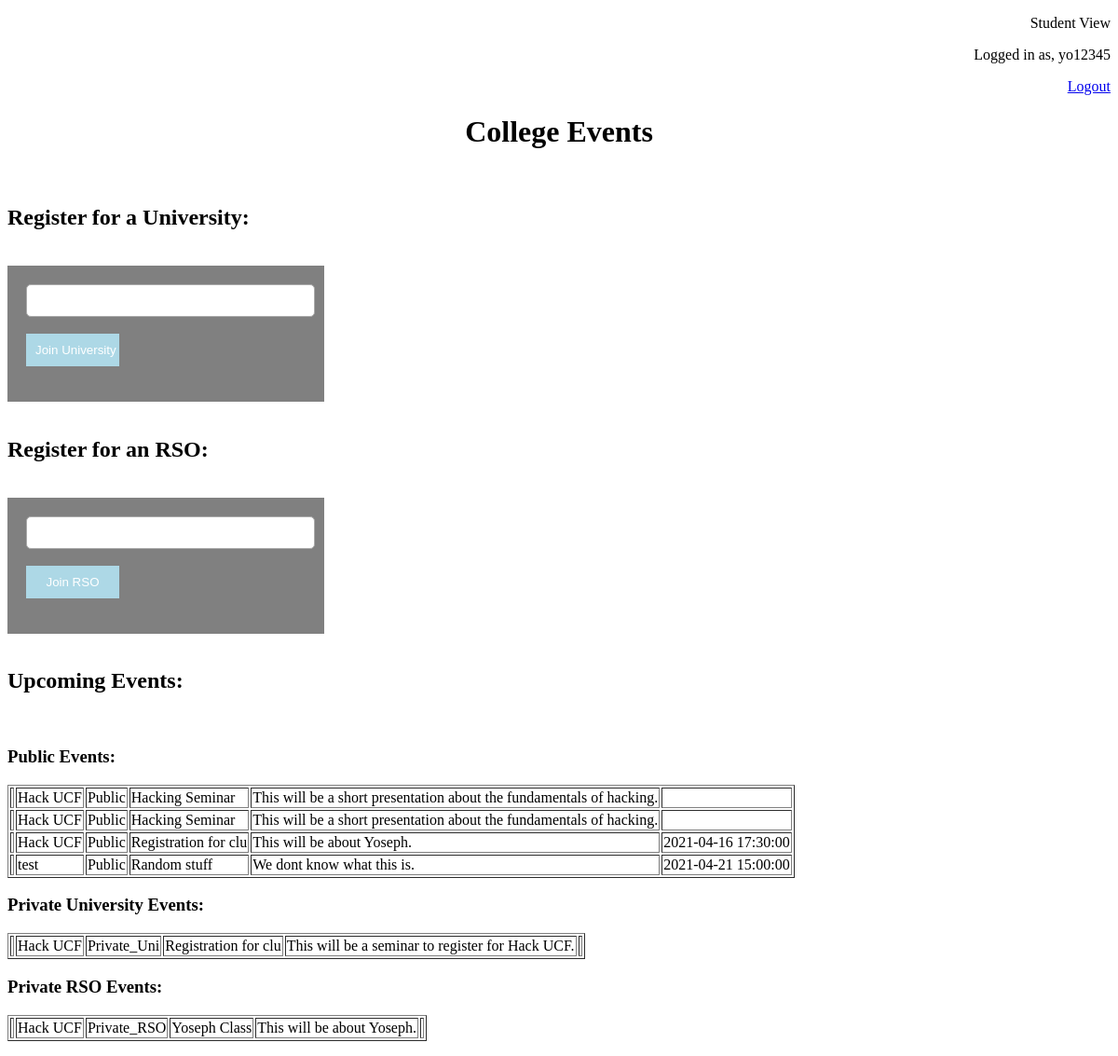
The app's page /PHP-Files/index.php (signed in) with its own data.
### tables this page shows
CREATE TABLE `students` (
  `student_id` int(11) NOT NULL,
  `student_name` varchar(20) NOT NULL,
  `student_username` varchar(20) NOT NULL,
  `student_password` varchar(20) NOT NULL,
  `rso_name` varchar(30) NOT NULL,
  `rso_id` int(11) NOT NULL,
  `university_name` varchar(30) NOT NULL
);

CREATE TABLE `events` (
  `event_id` int(11) NOT NULL,
  `location_id` int(11) NOT NULL,
  `event_name` varchar(20) NOT NULL,
  `start_date_time` datetime DEFAULT NULL,
  `event_description` text NOT NULL,
  `event_type` set('Public','Private_Uni','Private_RSO','') NOT NULL,
  `rso_name` varchar(30) NOT NULL,
  `university_name` varchar(30) NOT NULL
);

### PHP-Files/functions.php (called while the page is built, shortened)
<?php
function check_login($con)
{
	if(isset($_SESSION['student_id']))
	{
		$id = $_SESSION['student_id'];
		$query = "select * from students where student_id = '$id' limit 1";
		$result = mysqli_query($con,$query);
		if($result && mysqli_num_rows($result) > 0)
		{
			$user_data = mysqli_fetch_assoc($result);
			return $user_data;
		}
	}else if(isset($_SESSION['rso_id']))
	{
		$id = $_SESSION['rso_id'];
		$query = "select * from admin where rso_id = '$id' limit 1";
		$result = mysqli_query($con,$query);
		if($result && mysqli_num_rows($result) > 0)
		{
			$user_data = mysqli_fetch_assoc($result);
			return $user_data;
		}
	}else if(isset($_SESSION['super_admin_id']))
	{
		$id = $_SESSION['super_admin_id'];
		$query = "select * from new_super_admin where super_admin_id = '$id' limit 1";
		$result = mysqli_query($con,$query);
		if($result && mysqli_num_rows($result) > 0)
		{
			$user_data = mysqli_fetch_assoc($result);
			return $user_data;
		}
	}
	die;
}
function load_events($con)
{
	$query = "select * from events";
	$result = mysqli_query($con,$query);
	return $result;
}

### PHP-Files/index.php (the view, shortened to what this page needs)
<?php
	include("connection.php");
	include("functions.php");
	$user_data = check_login($con);
	$event_data = load_events($con);
?>
<!DOCTYPE html>
<html>
<head>
</head>
<body>
	<div style="text-align:right">
	<p>Student View</p>
	<p>Logged in as, <?php echo $user_data['student_username']; ?></p>
	<a href="logout.php">Logout</a>
	</div>
	<h1 style="text-align:center">College Events</h1><br>
	<h2>Register for a University:</h2><br>
	<div id="box">
		<form method="post">
			<input id="text" type="text" name="university_name"><br><br>
			<input id="button" type="submit" name="joinUni" value="Join University"><br><br>
		</form>
	</div>
	<br>
	<h2>Register for an RSO:</h2><br>
	<div id="box">
		<form method="post">
			<input id="text" type="text" name="rso_name"><br><br>
			<input id="button" type="submit" name="joinRSO" value="Join RSO"><br><br>
		</form>
	</div>
	<br>
	<h2>Upcoming Events:</h2><br>
	<h3>Public Events:</h3>
	<p><?php
	echo "<table border ='1px'>";
	while($event = mysqli_fetch_array($event_data))
	{
		if($event['event_type'] == 'Public')
		{
			echo "<tr>";
			echo "<td> {$event['university_name']} </td>";
			echo "<td> {$event['rso_name']} </td>";
			echo "<td> {$event['event_type']} </td>";
			echo "<td> {$event['event_name']} </td>";
			echo "<td> {$event['event_description']} </td>";
			echo "<td> {$event['start_date_time']} </td>";
			echo "</tr>";
		}
	}
	echo "</table>"; ?></p>
	<h3>Private University Events:</h3>
	<p><?php echo "<table border ='1px'>";
	$event_data = load_events($con);
	while($event = mysqli_fetch_array($event_data))
	{
		if($event['event_type'] == 'Private_Uni')
		{
			if($event['university_name'] == $user_data['university_name'])
			{
				echo "<tr>";
				echo "<td> {$event['university_name']} </td>";
				echo "<td> {$event['rso_name']} </td>";
				echo "<td> {$event['event_type']} </td>";
				echo "<td> {$event['event_name']} </td>";
				echo "<td> {$event['event_description']} </td>";
				echo "<td> {$event['start_date_time']} </td>";
				echo "</tr>";
			}
		}
	}
	echo "</table>"; ?></p>
	<h3>Private RSO Events:</h3>
	<p><?php echo "<table border ='1px'>";
	$event_data = load_events($con);
	while($event = mysqli_fetch_array($event_data))
	{
		if($event['event_type'] == 'Private_RSO')
		{
			if($event['rso_name'] == $user_data['rso_name'])
			{
				echo "<tr>";
				echo "<td> {$event['university_name']} </td>";
				echo "<td> {$event['rso_name']} </td>";
				echo "<td> {$event['event_type']} </td>";
				echo "<td> {$event['event_name']} </td>";
				echo "<td> {$event['event_description']} </td>";
				echo "<td> {$event['start_date_time']} </td>";
				echo "</tr>";
			}
		}
	}
	echo "</table>"; ?></p>
</body>
</html>

### PHP-Files/index.php (style rules this page uses)
#text { height: 25px; border-radius: 5px; padding: 4px; border: solid thin #aaa; width: 100%; }
#button { padding: 10px; width: 100px; color: white; background-color: lightblue; border: none; }
#box { background-color: grey; margin: left; width: 300px; padding: 20px; }

### records on screen
students: student_username "yo12345"
events: rso_name "Hack UCF", event_type "Public", event_name "Hacking Seminar", event_description "This will be a short presentation about the fundamentals of hacking."
events: rso_name "Hack UCF", event_type "Public", event_name "Hacking Seminar", event_description "This will be a short presentation about the fundamentals of hacking."
events: rso_name "Hack UCF", event_type "Public", event_name "Registration for clu", event_description "This will be about Yoseph.", start_date_time "2021-04-16 17:30:00"
events: rso_name "test", event_type "Public", event_name "Random stuff", event_description "We dont know what this is.", start_date_time "2021-04-21 15:00:00"
events: rso_name "Hack UCF", event_type "Private_Uni", event_name "Registration for clu", event_description "This will be a seminar to register for Hack UCF."
events: rso_name "Hack UCF", event_type "Private_RSO", event_name "Yoseph Class", event_description "This will be about Yoseph."
